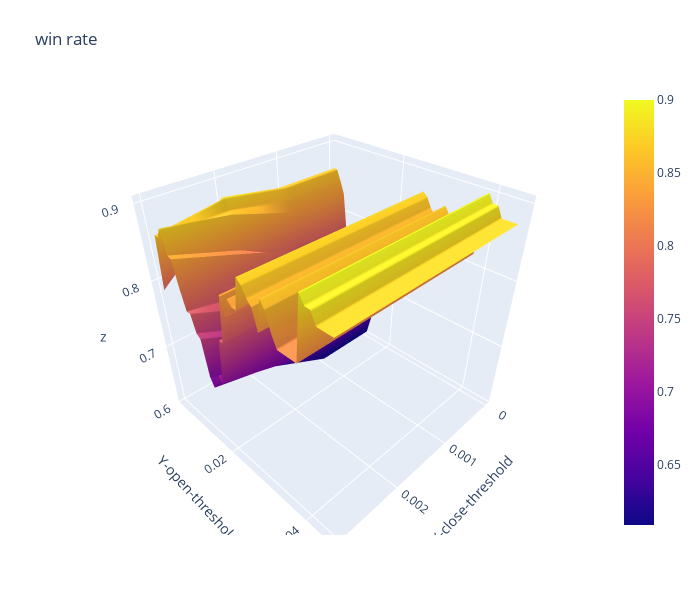

The code cell stored with this chart in its notebook:
### Code cell
import plotly.graph_objects as go

x_data = df_win_rate.columns.to_list() # close threshold

y_data = df_win_rate.index.to_list() # open threshold

z_data = df_win_rate.copy(deep=True) # win rate

fig = go.Figure(data=[go.Surface(z=z_data.values,x=x_data,y=y_data)])

fig.update_layout(title="win rate", # 标题
                  autosize=False,  # 尺度自动缩放
                  width=700,  # 长宽
                  height=600,
                  margin=dict(l=65,r=50,b=65,t=90),  # 4个位置的距离
                  scene=dict(xaxis_title='X-close-threshold',yaxis_title='Y-open-threshold')
                 )

fig.show()

### Figure 1 — Plotly figure (JSON) as saved in the notebook; plotly's stock layout.template omitted (floating-point values rounded to 4 significant figures; data arrays with more than 128 entries replaced by an {"elided": "..."} marker saying what was removed)
{"data": [{"type": "surface", "x": [0, 0.001, 0.002, 0.003], "y": [0.0031, 0.0032, 0.0035, 0.004, 0.005, 0.006, 0.007, 0.008, 0.009, 0.01, 0.011, 0.012, 0.013, 0.014, 0.015, 0.016, 0.017, 0.018, 0.019, 0.02, 0.021, 0.022, 0.023, 0.024, 0.025, 0.026, 0.027, 0.028, 0.029, 0.03, 0.031, 0.032, 0.033, 0.034, 0.035, 0.036, 0.037, 0.038, 0.039, 0.04, 0.041, 0.042, 0.043, 0.044, 0.045], "z": {"elided": "45x4 float values"}}], "layout": {"autosize": false, "height": 600, "margin": {"b": 65, "l": 65, "r": 50, "t": 90}, "scene": {"xaxis": {"title": {"text": "X-close-threshold"}}, "yaxis": {"title": {"text": "Y-open-threshold"}}}, "title": {"text": "win rate"}, "width": 700}}
